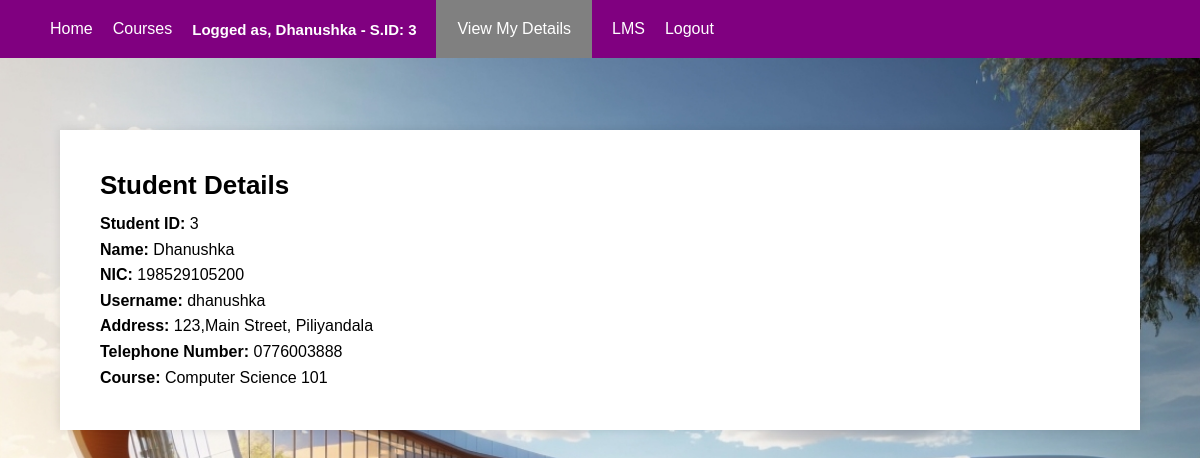
/view_student_details.php (signed in), run on the app's committed database.
### tables this page shows
CREATE TABLE IF NOT EXISTS `students` (
  `student_id` int NOT NULL AUTO_INCREMENT,
  `student_nic` varchar(12) NOT NULL,
  `student_name` varchar(255) NOT NULL,
  `student_username` varchar(50) NOT NULL,
  `student_password` varchar(255) NOT NULL,
  `student_address` varchar(255) NOT NULL,
  `student_telno` varchar(15) NOT NULL,
  `course_id` int NOT NULL,
  `registration_date` timestamp NULL DEFAULT CURRENT_TIMESTAMP,
  PRIMARY KEY (`student_id`),
  UNIQUE KEY `student_username` (`student_username`),
  KEY `course_id` (`course_id`)
);

CREATE TABLE IF NOT EXISTS `courses` (
  `course_id` int NOT NULL AUTO_INCREMENT,
  `course_name` varchar(255) NOT NULL,
  `course_code` varchar(10) NOT NULL,
  `course_description` text,
  PRIMARY KEY (`course_id`)
);

### view_student_details.php (the view, shortened to what this page needs)
<?php
include('db_connection.php');
include('navbar.php');
$student_id = $_SESSION['student_id'];
$query = "SELECT s.*, c.course_name
          FROM students AS s
          JOIN courses AS c ON s.course_id = c.course_id
          WHERE s.student_id = $student_id";
$result = mysqli_query($conn, $query);
if (mysqli_num_rows($result) > 0) {
    $student = mysqli_fetch_assoc($result);
} else {
    die("Student details not found.");
}
?>
<!DOCTYPE html>
<html>
<head>
    <link rel="stylesheet" type="text/css" href="style.css">
</head>
<body>
<br><br><br><br>
    <div class="container">
        <h1>Student Details</h1>
        <p><strong>Student ID:</strong> <?php echo $student['student_id']; ?></p>
        <p><strong>Name:</strong> <?php echo $student['student_name']; ?></p>
        <p><strong>NIC:</strong> <?php echo $student['student_nic']; ?></p>
        <p><strong>Username:</strong> <?php echo $student['student_username']; ?></p>
        <p><strong>Address:</strong> <?php echo $student['student_address']; ?></p>
        <p><strong>Telephone Number:</strong> <?php echo $student['student_telno']; ?></p>
        <p><strong>Course:</strong> <?php echo $student['course_name']; ?></p>
    </div>
</body>
</html>

### style.css (style rules this page uses)
body, h1, h2, p, ul, li { margin: 0; padding: 0; }
body { font-family: Arial, sans-serif; background-image: url('images/background.jpg'); background-repeat: no-repeat; background-size: cover; }
.container { max-width: 1000px; margin: 0 auto; padding: 40px; background-color: #fff; box-shadow: 0 0 10px rgba(0, 0, 0, 0.1); }
h1 { font-size: 26px; margin-bottom: 10px; }
p { font-size: 16px; line-height: 1.6; }

### data on the page
students: student_id "3", student_name "Dhanushka", student_nic "198529105200", student_username "dhanushka", student_address "123,Main Street, Piliyandala", student_telno "0776003888", course.course_name "Computer Science 101"

### other printed values
$student_name "Dhanushka"
$student_id "3"
